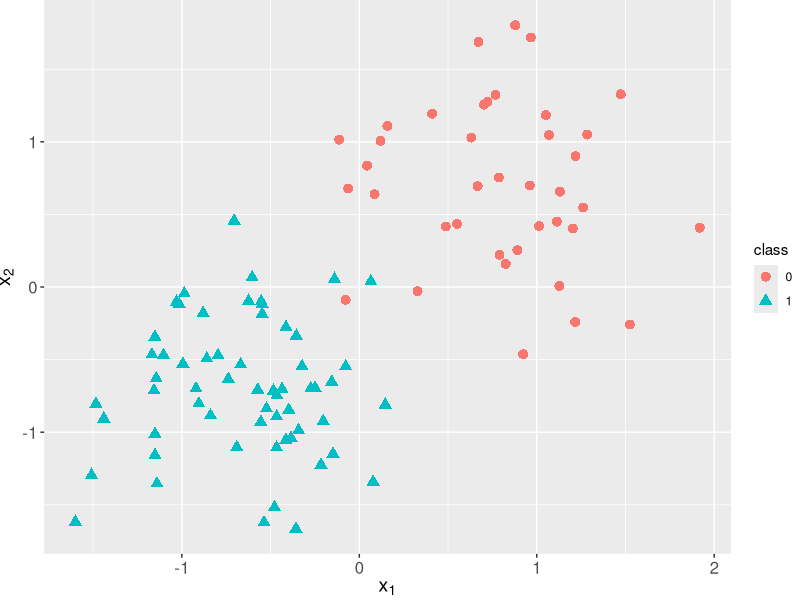
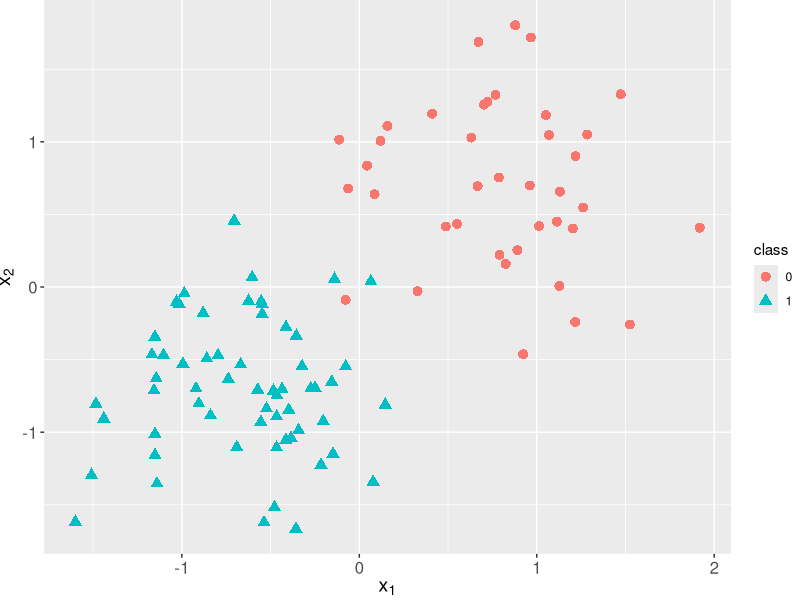

Write the R code that produced these figures, in order.
library(mlbench)
library(ggplot2)
library(viridis)

set.seed(7)

# 2 classes
p <- mlbench.2dnormals(n = 100, cl = 2, r = 1, sd = 0.5)

data <- data.frame(x1 = p$x[,1], x2 = p$x[,2], class = p$classes)
data$class <- factor(data$class, levels = c("1", "2"), labels = c("0", "1"))
classif_plot <- ggplot(data = data, 
                       mapping = aes(x = x1, y = x2, color = class)) +
  geom_point(aes(shape= class), size = 3)+
  xlab(expression(x[1]))+
  ylab(expression (x[2]))+
  theme(axis.text=element_text(size=12),
        axis.title=element_text(size=14,face="bold")) +
  theme(plot.margin=grid::unit(c(0,0,0,0), "mm"))
classif_plot 

ggsave(filename = "../figure/ml-basics-supervised-classif-task.png",
       plot = classif_plot, width = 4.5, height = 3, units = "in")
